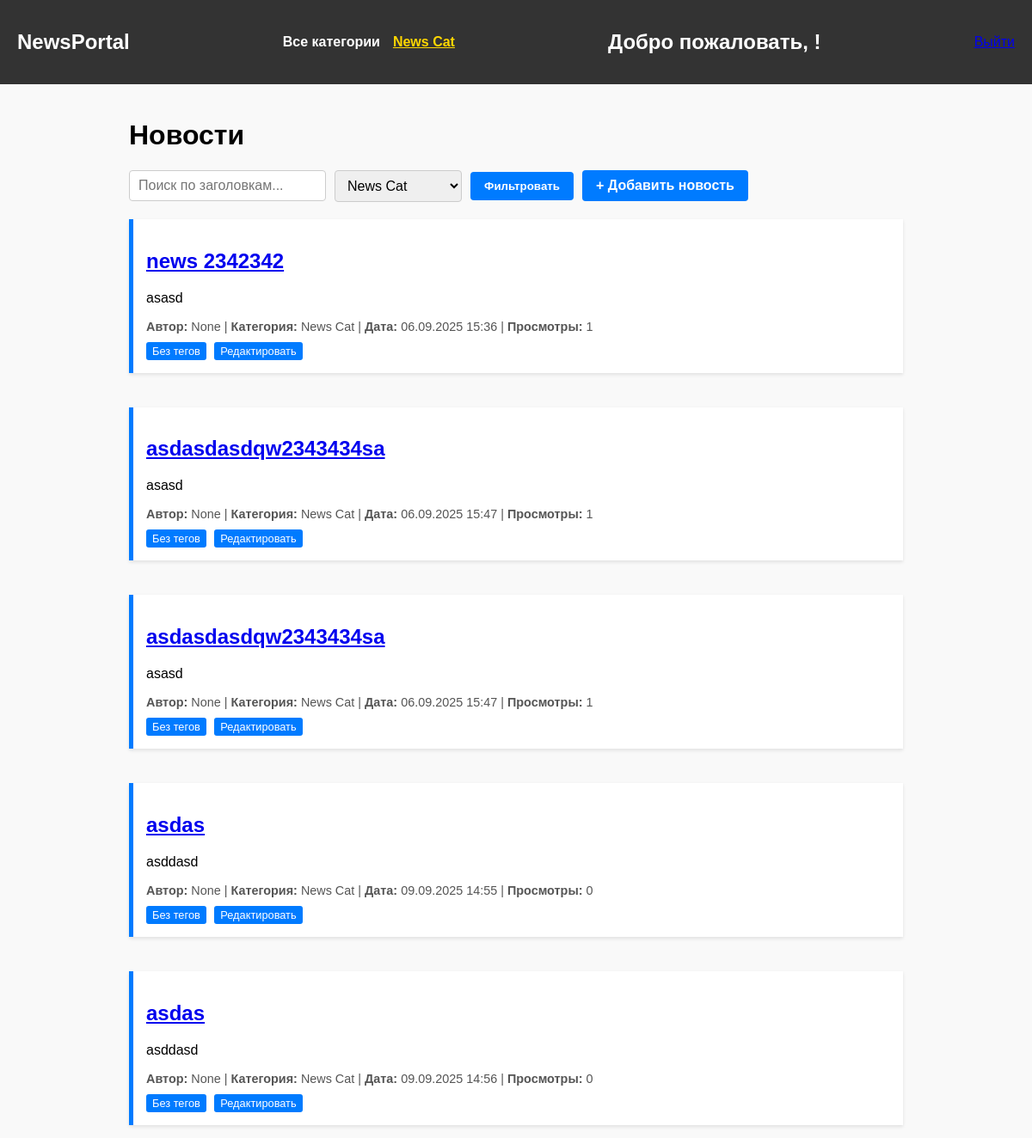
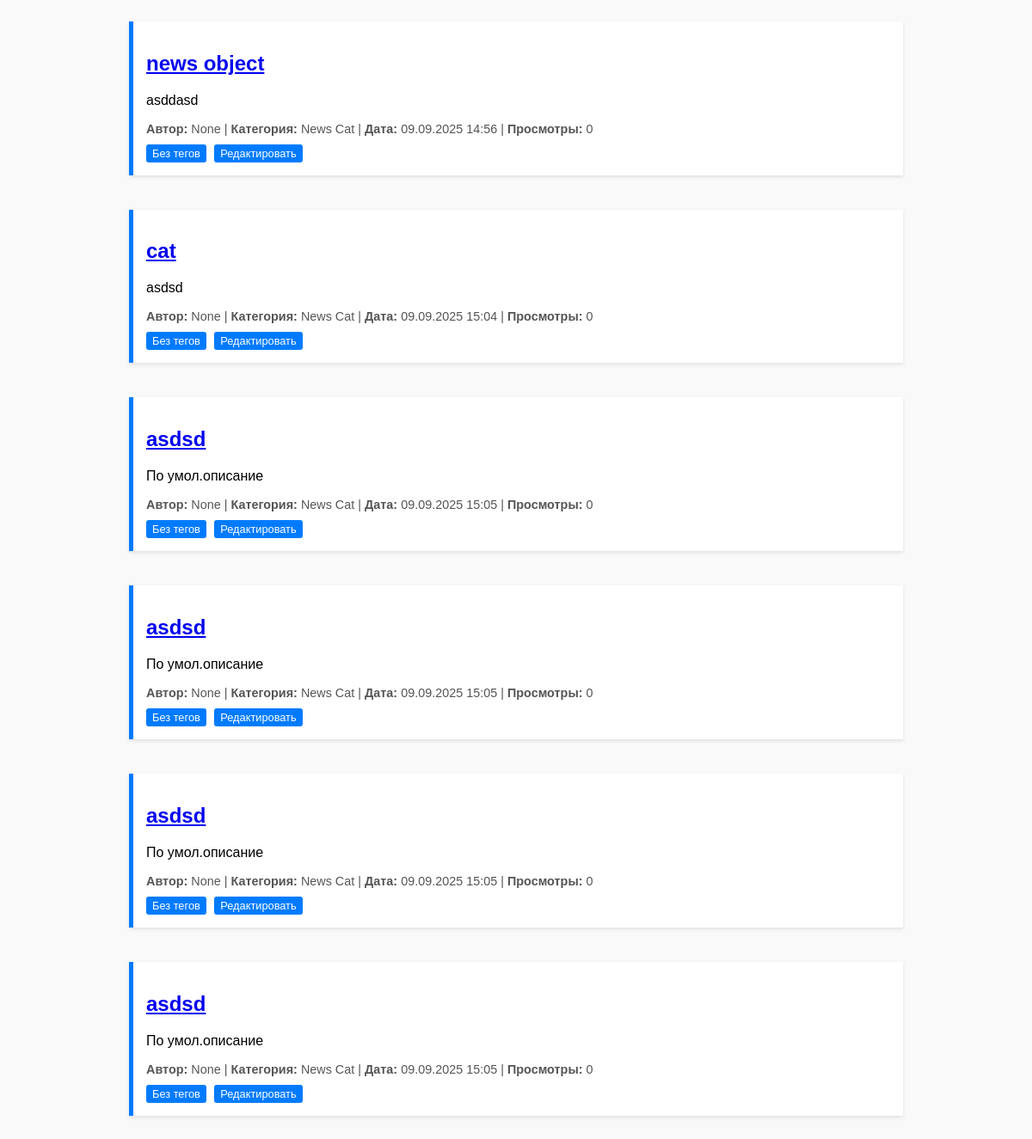
The page /category/1/ on the database as committed earlier (2 pictures, top to bottom).
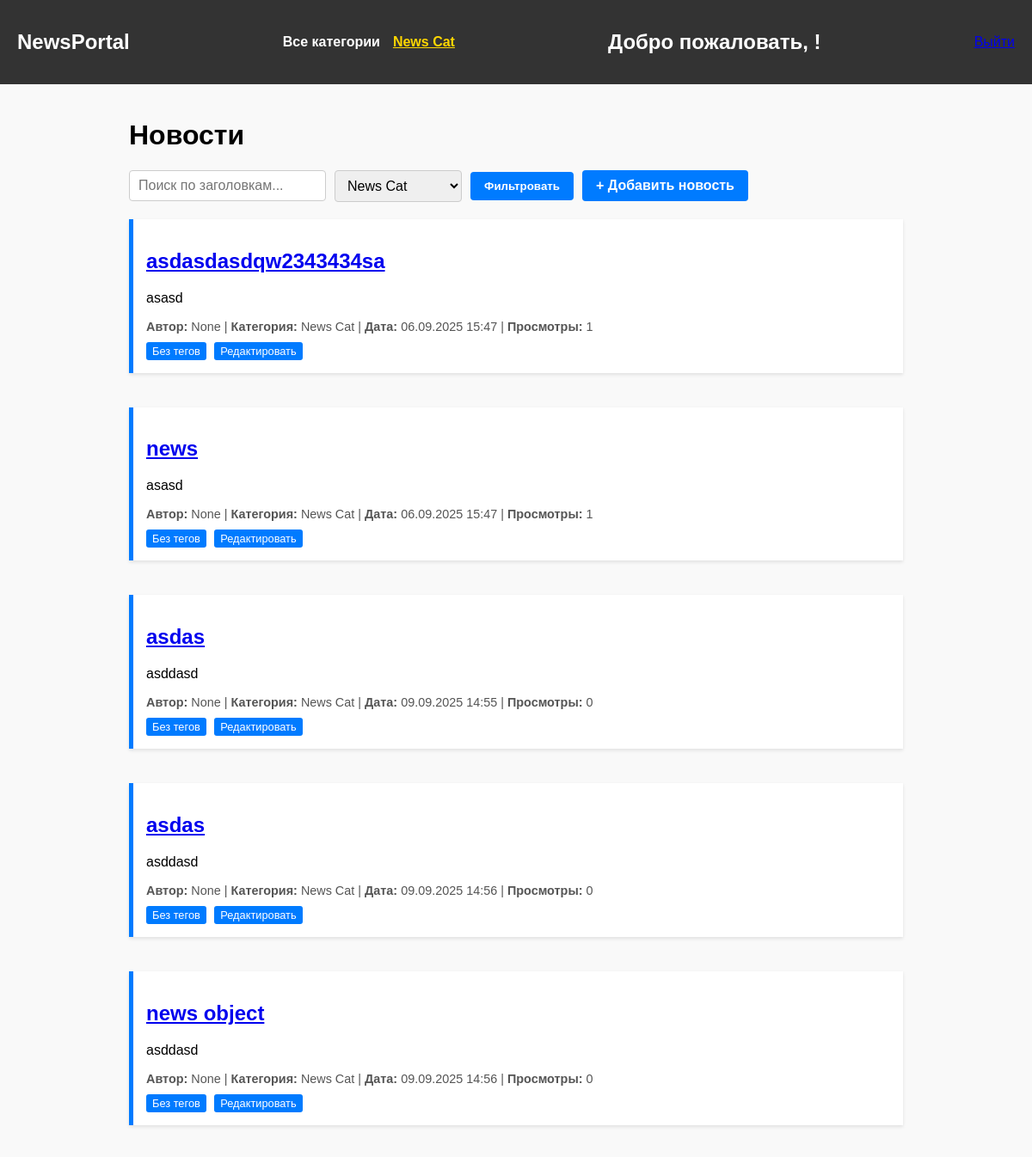
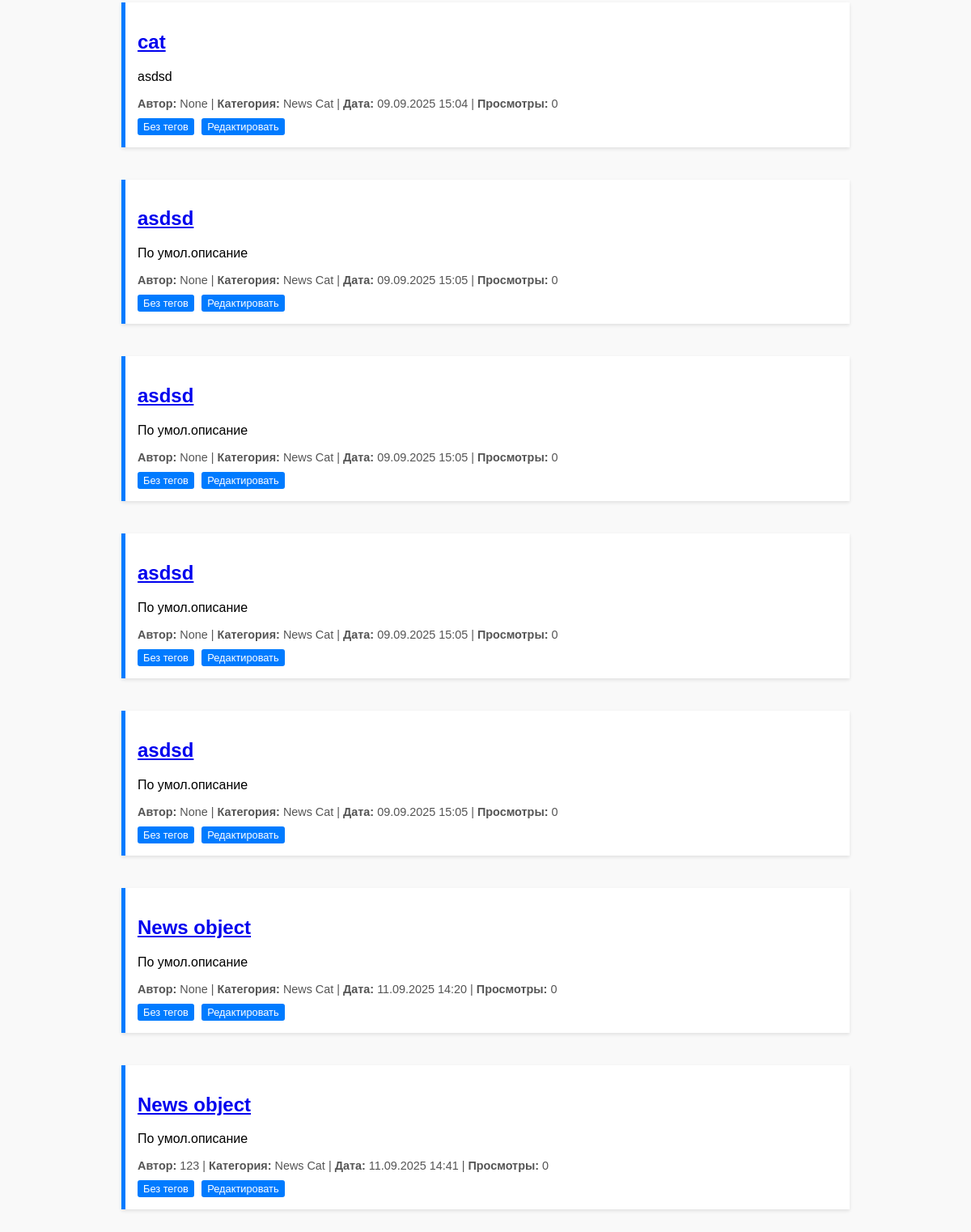
The same page on the database as committed later (2 pictures, top to bottom).
### blog/models.py (models this page shows, shortened)
class Category(models.Model):
    title = models.CharField(
        verbose_name="Заголовок",
        max_length=100,
    )
    class Meta:
        verbose_name = "Категория"
        verbose_name_plural = "Категории"

class News(models.Model):
    category = models.ForeignKey(
        Category,
        on_delete=models.CASCADE,
        related_name="news",
        verbose_name="Кат",
    )
    tag = models.ManyToManyField(
        Tag,
        related_name="news",
        verbose_name="Теги",
        blank=True
    )
    title = models.CharField(
        verbose_name="Заголовок",
        max_length=100,
    )
    description = models.TextField(
        verbose_name="Оописание",
        blank=True,
        null=True,
        default="По умол.описание"
    )
    date = models.DateTimeField(
        verbose_name='дата добавление',
        auto_now_add=True
    )
    updated = models.DateTimeField(
        verbose_name='дата изменение',
        auto_now=True
    )
    author = models.CharField(
        max_length=50,
        verbose_name='автор',
        null=True,
        blank=True
    )
    views = models.PositiveIntegerField(
        verbose_name='просмотры',
        default=0
    )
    is_published = models.BooleanField(
        verbose_name='публичность',
        default=True
    )
    class Meta:
        verbose_name = "Новости"
        verbose_name_plural = "Новости"
    @property
    def image(self):
        return self.images.first()

### blog/views.py (the view)
# urls.py: path('category/<int:category_id>/', news_by_category, name='news_by_category'),
def news_by_category(request, category_id):
    category = get_object_or_404(Category, pk=category_id)
    news_list = News.objects.filter(category=category, is_published=True)\
        .select_related('category')\
        .prefetch_related('images', 'tag')
    return render(request, 'blog/news.html', {
        'news': news_list,
        'categories': Category.objects.all(),
        'selected_category': category
    })

### blog/templatetags/news_tags.py (called while the page is built)
@register.simple_tag()
def get_categories():
    return Category.objects.all()

### templates/blog/news.html (shortened to what this page needs)
{% extends 'components/base.html' %}
{% block content %}
<main>
    <h1>Новости</h1>
    <form method="get" action="" class="search-filter-form">
        <input
            type="text"
            name="search"
            placeholder="Поиск по заголовкам..."
            value="{{ search|default:'' }}"
            autocomplete="off"
        />
        <select name="category">
            {% for cat in categories %}
                <option value="{{ cat.id }}" {% if selected_category and selected_category.id == cat.id %}selected{% endif %}>
                    {{ cat.title }}
                </option>
            {% endfor %}
        </select>
        <button type="submit">Фильтровать</button>
        <a href="{% url 'news-create' %}" class="create-news-button">+ Добавить новость</a>
    </form>
    <div class="news-list">
        {% for news_ in news %}
            <div class="news-item">
                <a href="{% url 'news-detail' news_.id %}">
                    <h2>{{ news_.title }}</h2>
                </a>
                <p class="description">{{ news_.description|truncatechars:150 }}</p>
                <div class="meta">
                    <span><strong>Автор:</strong> {{ news_.author }}</span> |
                    <span><strong>Категория:</strong> {{ news_.category.title }}</span> |
                    <span><strong>Дата:</strong> {{ news_.date|date:"d.m.Y H:i" }}</span> |
                    <span><strong>Просмотры:</strong> {{ news_.views }}</span>
                </div>
                <div class="tags">
                    {% for tag in news_.tag.all %}
                        <span class="tag">{{ tag.name }}</span>
                    {% empty %}
                        <span class="tag">Без тегов</span>
                    {% endfor %}
                    <a href="/change/1"><span class="tag">Редактировать</span></a>
                </div>
            </div>
        {% empty %}
            <p>Нет новостей, соответствующих запросу.</p>
        {% endfor %}
    </div>
</main>
{% endblock content %}

### templates/components/base.html (shortened to what this page needs)
{% load static %}
<!DOCTYPE html>
<html lang="ru">
<head>
    <link rel="stylesheet" href="{% static 'css/style.css' %}"/>
</head>
<body>
    {% include 'components/header.html' %}
    {% block content %}{% endblock content %}
</body>
</html>

### templates/components/header.html
{% load news_tags %}
<header>
    <div class="logo">NewsPortal</div>
    <nav class="navbar">
        <ul>
            <li>
                <a href="{% url 'news-list' %}" class="{% if not selected_category %}active{% endif %}">Все категории</a>
            </li>
            {% get_categories as categories %}
            {% for category in categories %}
                <li>
                    <a href="{% url 'news-list' %}?category={{ category.id }}"
                       class="{% if selected_category and selected_category.id == category.id %}active{% endif %}">
                       {{ category.title }}
                    </a>
                </li>
            {% endfor %}
        </ul>
    </nav>
    <h2>Добро пожаловать, {{ request.user.username }}!</h2>
    <a href="{% url 'logout' %}">Выйти</a>
</header>

### static/static_dirs/css/style.css (style rules this page uses)
body { margin: 0; font-family: Arial, sans-serif; background-color: #f9f9f9; }
header { background-color: #333; color: white; padding: 15px 20px; display: flex; justify-content: space-between; align-items: center; }
.logo { font-size: 24px; font-weight: bold; }
.navbar ul { list-style: none; margin: 0; padding: 0; display: flex; gap: 15px; }
.navbar ul li a { color: white; text-decoration: none; font-weight: bold; transition: color 0.3s; }
.navbar ul li a:hover, .navbar ul li a.active { color: #ffd700; text-decoration: underline; }
main { padding: 20px; max-width: 900px; margin: 0 auto; }
.search-filter-form { margin-bottom: 20px; display: flex; gap: 10px; flex-wrap: wrap; align-items: center; }
.search-filter-form input[type="text"], .search-filter-form select { padding: 8px 10px; font-size: 1em; border: 1px solid #ccc; border-radius: 4px; }
.search-filter-form button { background-color: #007BFF; color: white; border: none; padding: 9px 16px; border-radius: 4px; cursor: pointer; font-weight: bold; transition: background-color 0.3s; }
.news-list { display: flex; flex-direction: column; gap: 20px; }
.news-item { background-color: white; padding: 15px; margin-bottom: 20px; border-left: 5px solid #007BFF; box-shadow: 0 2px 4px rgba(0,0,0,0.1); color: black; text-decoration: none; transition: background-color 0.3s; display: block; cursor: pointer; }
.meta { font-size: 0.9em; color: #555; margin-top: 5px; margin-bottom: 10px; }
.tags { margin-top: 5px; }
.tag { display: inline-block; background-color: #007BFF; color: white; padding: 3px 7px; border-radius: 3px; font-size: 0.8em; margin-right: 5px; }
.create-news-button { background-color: #007BFF; color: white; border: none; padding: 9px 16px; border-radius: 4px; cursor: pointer; font-weight: bold; transition: background-color 0.3s; text-decoration: none; font-size: 1em; }

Rows that differ between the two databases and show on the page:
removed News: title "news 2342342", description "asasd", author "None", category "News Cat", date "06.09.2025 15:36", views "1"
changed News: title "asdasdasdqw2343434sa" → "news"
added News: title "News object", description "По умол.описание", author "None", category "News Cat", date "11.09.2025 14:20", views "0"
added News: title "News object", description "По умол.описание", author "123", category "News Cat", date "11.09.2025 14:41", views "0"
